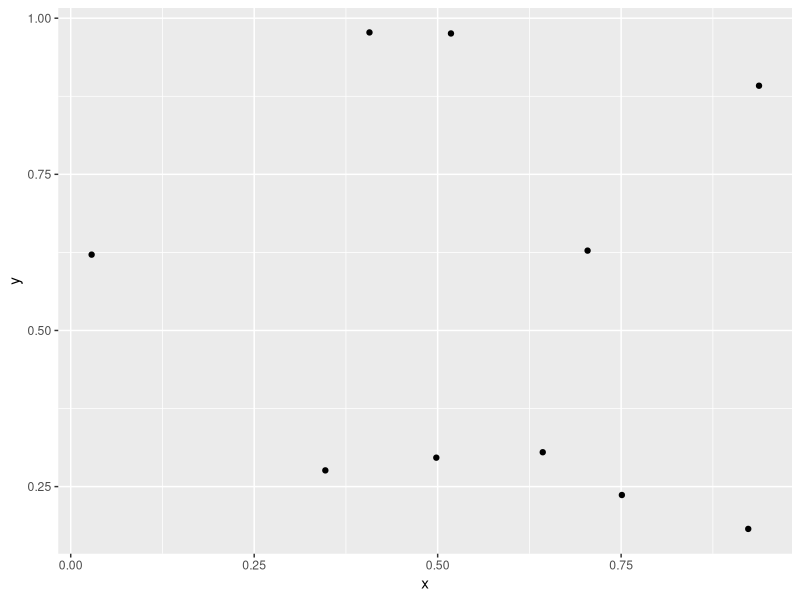
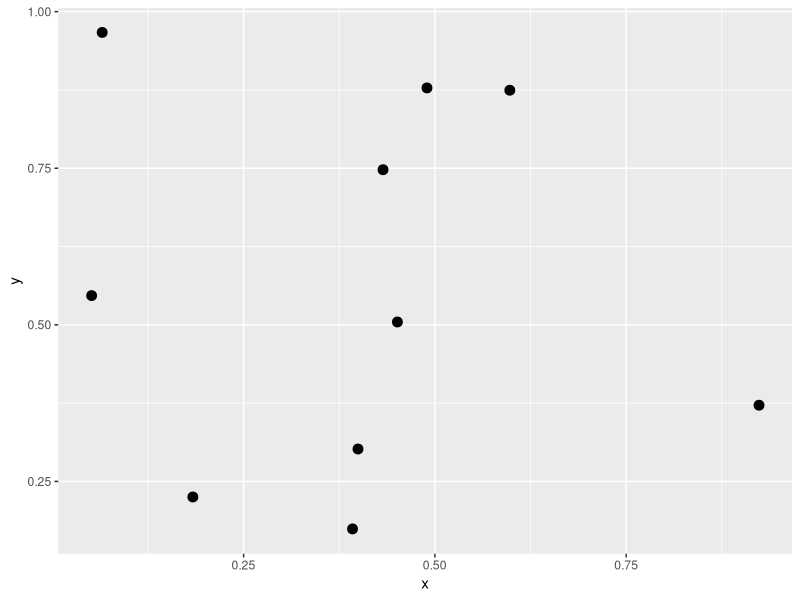
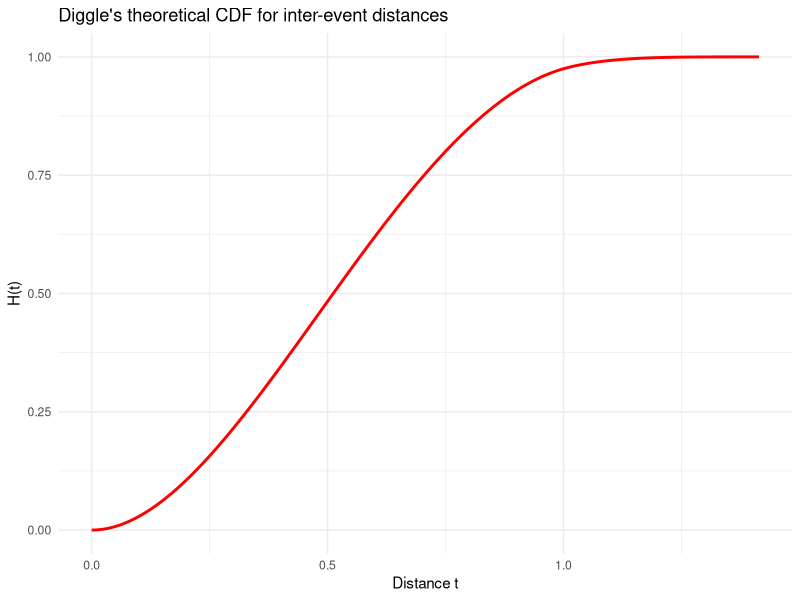
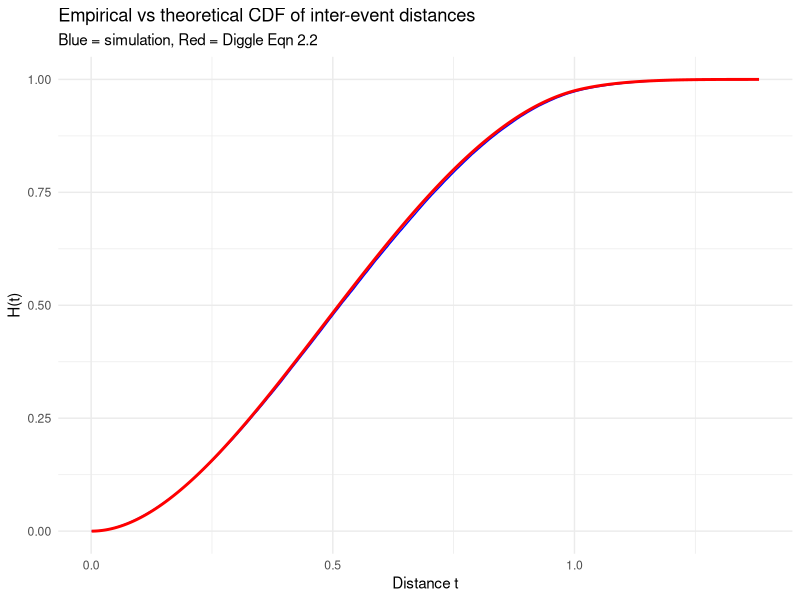
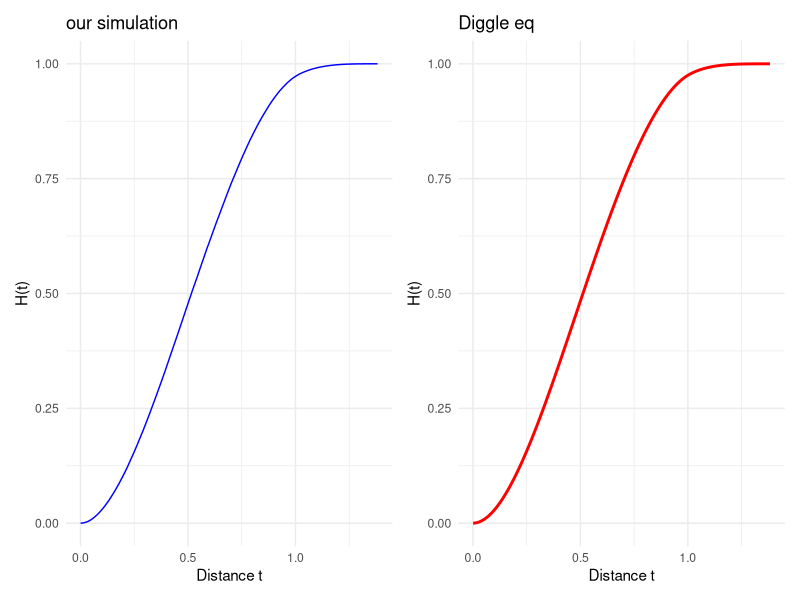
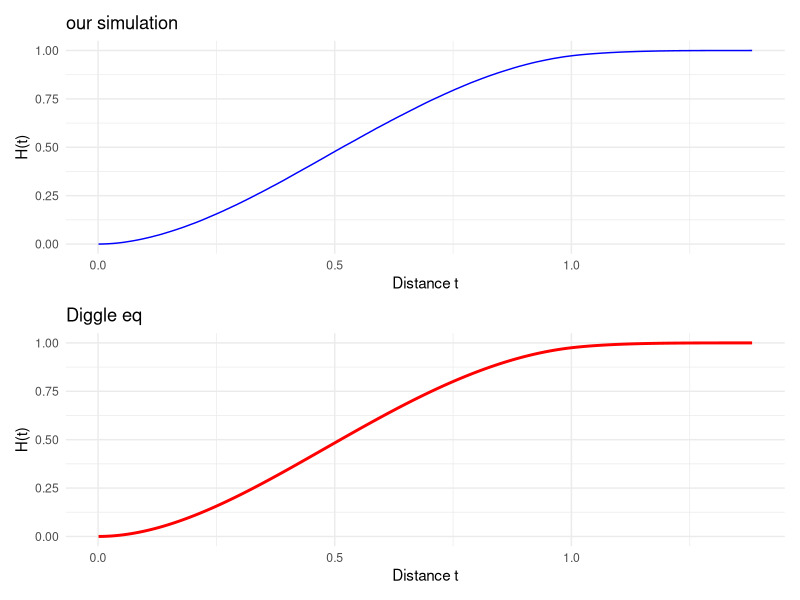

Reproduce these figures in R, in order. (Note: this script raises an error after producing the figures.)


library(tibble)
library(ggplot2)

n <- 10   

x <- runif(n, min = 0, max = 1)
y <- runif(n, min = 0, max = 1)

points <- tibble(x = x, y = y)

print(points)

ggplot(points, aes(x = x, y = y)) +
  geom_point() 


# distances 
# SHOWS a matrix form ??

distances <- dist(points)

distances
#convert to vector 
dist_vector <- as.vector(distances)
dist_vector


num_simulations <- 5

all_simulations_loop <- list()

for (i in 1:num_simulations) {
  all_simulations_loop[[i]] <- runif(n, min = 0, max = 1)}



num_simulations <- 5


all_simulations_loop <- list()

for (i in 1:num_simulations) {
  
  x <- runif(n, min = 0, max = 1)
  y <- runif(n, min = 0, max = 1)
  
  sim_points <- tibble(x = x, y = y)
  
  all_simulations_loop[[i]] <- sim_points
  
}


all_simulations_loop[[1]]

ggplot(all_simulations_loop[[1]], aes(x = x, y = y)) +
  geom_point(size = 3)



# adding list for distance
all_distances <- list()

num_simulations <- 5

for (i in 1:num_simulations) {
  
  x <- runif(n, min = 0, max = 1)
  y <- runif(n, min = 0, max = 1)
  
  sim_points <- tibble(x = x, y = y)
  

  all_simulations_loop[[i]] <- sim_points
  

  distances <- dist(sim_points)
  dist_vector <- as.vector(distances)
  all_distances[[i]] <- dist_vector
  
}
all_simulations_loop[[1]]  
all_distances[[1]]         
all_simulations_loop[[2]]  
all_distances[[2]]


############

# manual inter evrnt distance 

interevent_dist <- function(points) {
  n <- nrow(points)  
  
  # number of unique pairs is n*(n-1)/2
  num_pairs <- n * (n - 1) / 2              #for eg if 4 points then 6 distances  12 13 14 23 24 34 cant go to same point and cant repeat 
  
  # preallocate the output vector (faster than growing with c())
  d <- numeric(num_pairs) # distances vector of length n_rows
  k <- 1  # counter for which pair we're on
  
  for (i in 1:(n - 1)) {
    for (j in (i + 1):n) {
      dx <- points$x[i] - points$x[j]
      dy <- points$y[i] - points$y[j]
      d[k] <- sqrt(dx^2 + dy^2)
      k <- k + 1
    }
  }
  
  d
}

interevent_dist(points)
dist(points)

# Diggle

# --- Diggle's theoretical CDF (Eqn 2.2 for unit square) ---
diggle_cdf <- function(t) {
  H <- numeric(length(t))
  
  # First piece: 0 <= t <= 1
  i1 <- t >= 0 & t <= 1  # gives like a logical vector of true false 
  H[i1] <- pi * t[i1]^2 - 8 * t[i1]^3 / 3 + t[i1]^4 / 2 # takes only the values which is true 
  
  # Second piece: 1 < t <= sqrt(2)
  i2 <- t > 1 & t <= sqrt(2)
  tt <- t[i2]  # added for convinence 
  arg <- pmax(pmin(2 / tt^2 - 1, 1), -1)   # round off  for asin so values remain between -1 1 CAN TRY TO REMOVE ....
  H[i2] <- 1/3 - 2 * tt^2 - tt^4 / 2 +
    4 * sqrt(tt^2 - 1) * (2 * tt^2 + 1) / 3 +
    2 * tt^2 * asin(arg)
  
  # Beyond sqrt(2), CDF is 1
  H[t > sqrt(2)] <- 1
  
  H
}


# USING geom line 
# build a tibble of t-values and the corresponding H(t) values
diggle_curve <- tibble(
  t = seq(0, sqrt(2), length.out = 200),
  H = diggle_cdf(seq(0, sqrt(2), length.out = 200))
)

# then plot
ggplot(diggle_curve, aes(x = t, y = H)) +
  geom_line(colour = "red", linewidth = 1) +
  labs(title = "Diggle's theoretical CDF for inter-event distances",
       x = "Distance t",
       y = "H(t)") +
  theme_minimal()




# Pool all the distances into one big vector
pooled_distances <- unlist(all_distances)
length(pooled_distances)   # should be 50 * 100*99/2 = 247,500


unlist(all_distances)
all_distances


#####################################################
# Generate many simulated Poisson slides


set.seed(42)
n_points        <- 100   # points per slide
num_simulations <- 50    # number of slides

all_distances <- vector("list", num_simulations)   # Empty list with num_simulation slots 1-50 

for (i in 1:num_simulations) {
  pts <- tibble(x = runif(n_points, 0, 1),     # points tiblle containg x and y 
                y = runif(n_points, 0, 1))
  all_distances[[i]] <- as.vector(dist(pts))    # Note [[i]] are how we access the individual element otherwise [] will give a sublist 
}

# Pool all the distances into one big vector
pooled_distances <- unlist(all_distances)
length(pooled_distances)   # should be 50 * 100*99/2 = 247,500



# Build empirical CDF and pair it with theoretical

# tibble contaiing x distances y empericala nd theoretical values 
comparison <- tibble( 
  distance    = sort(pooled_distances),
  empirical   = (1:length(pooled_distances)) / length(pooled_distances)
)
comparison$theoretical <- diggle_cdf(comparison$distance)


ggplot(comparison, aes(x = distance)) +
  geom_step(aes(y = empirical),   colour = "blue") +
  geom_line(aes(y = theoretical), colour = "red", linewidth = 1) +
  labs(title    = "Empirical vs theoretical CDF of inter-event distances",
       subtitle = "Blue = simulation, Red = Diggle Eqn 2.2",
       x        = "Distance t",
       y        = "H(t)") +
  theme_minimal()

# OR PLOTTING DIFFERENT IN SAME WINDOW 
library(patchwork)

p1 <- ggplot(comparison, aes(x = distance, y = empirical)) +
  geom_step(colour = "blue") +
  labs(title = "our simulation",
       x = "Distance t", y = "H(t)") +
  theme_minimal()

p2 <- ggplot(comparison, aes(x = distance, y = theoretical)) +
  geom_line(colour = "red", linewidth = 1) +
  labs(title = "Diggle eq ",
       x = "Distance t", y = "H(t)") +
  theme_minimal()

# side by side
p1 + p2

# or stacked vertically
p1 / p2




# NEAREST NEIGHBOUR 
# Compute nearest-neighbour distances for each slide


# Manual version (the by-hand approach, for demonstration)
nn_dist_by_hand <- function(points) {
  n <- nrow(points)  # total points 
  nn <- numeric(n)   # vector of size total points
  for (i in 1:n) {
    min_d <- Inf
    for (j in 1:n) {
      if (i != j) {   # skip the point comapring to itself 
        dx <- points$x[i] - points$x[j]
        dy <- points$y[i] - points$y[j]
        d  <- sqrt(dx^2 + dy^2)
        if (d < min_d) min_d <- d  #If the distance we just computed is smaller than the smallest we've seen so far, update min_d. Otherwise leave it alone.
      }
    }
    nn[i] <- min_d
  }
  nn
}
#############
# Built in function spatstat 
#library(spatstat)

# Your points as a tibble
#pts <- tibble(x = runif(10), y = runif(10))

# Get nearest-neighbour distances
#nn_spatstat <- nndist(pts$x, pts$y)

#######################

#  Run many simulations and pool NN distances


set.seed(42)
n_points        <- 100
num_simulations <- 50

all_nn <- vector("list", num_simulations)

for (i in 1:num_simulations) {
  pts <- tibble(x = runif(n_points, 0, 1),
                y = runif(n_points, 0, 1))
  all_nn[[i]] <- nn_dist_fast(pts)
}

pooled_nn <- unlist(all_nn)
length(pooled_nn)   # should be num_simulations * n_points = 5000



# Diggle's theoretical CDF for NN distances (Eqn 2.8)


# G(y) = 1 - exp(-lambda * pi * y^2)
# For a unit square with n points, lambda = n / 1 = n
diggle_nn_cdf <- function(y, n) {
  1 - exp(-n * pi * y^2)
}

# Quick sanity checks
diggle_nn_cdf(0, n_points)       # should be 0
diggle_nn_cdf(0.2, n_points)     # should be close to 1 (for n = 100)
# --- Theoretical density (derivative of G) ---



# Build empirical CDF and compare


nn_comparison <- tibble(
  distance    = sort(pooled_nn),
  empirical   = (1:length(pooled_nn)) / length(pooled_nn)
)
nn_comparison$theoretical <- diggle_nn_cdf(nn_comparison$distance, n_points)



# Plot empirical vs theoretical


ggplot(nn_comparison, aes(x = distance)) +
  geom_step(aes(y = empirical),   colour = "blue") +
  geom_line(aes(y = theoretical), colour = "red", linewidth = 1) +
  labs(title    = "Empirical vs theoretical CDF of nearest-neighbour distances",
       subtitle = "Blue = simulation, Red = Diggle Eqn 2.8",
       x        = "Nearest-neighbour distance y",
       y        = "G(y)") +
  theme_minimal()



# MANUAL NEAREST NEIGHBOUR 

library(tibble)
library(ggplot2)

#  Manual nearest-neighbour distance calculation 
nn_dist_by_hand <- function(points) {
  n <- nrow(points)
  nn <- numeric(n)   # preallocate: one NN distance per point
  
  for (i in 1:n) {
    min_d <- Inf   # start with "infinity" so any real distance beats it
    
    for (j in 1:n) {
      if (i != j) {   # skip comparing a point to itself
        dx <- points$x[i] - points$x[j]
        dy <- points$y[i] - points$y[j]
        d  <- sqrt(dx^2 + dy^2)
        
        if (d < min_d) min_d <- d   # keep track of smallest so far
      }
    }
    
    nn[i] <- min_d   # store the nearest-neighbour distance for point i
  }
  
  nn
}


demo_points <- tibble(x = runif(5), y = runif(5))
print(demo_points)

nn_demo <- nn_dist_by_hand(demo_points)
print(nn_demo)


# Fast version using dist() for comparison
nn_dist_fast <- function(points) {
  dmat <- as.matrix(dist(points))
  diag(dmat) <- Inf
  apply(dmat, 1, min)
}

# Verify the two agree
set.seed(1)
check_pts <- tibble(x = runif(20), y = runif(20))

manual_result <- nn_dist_by_hand(check_pts)
fast_result   <- nn_dist_fast(check_pts)

all(abs(manual_result - fast_result) < 1e-10)   # should be TRUE

set.seed(42)
n_points        <- 100
num_simulations <- 50

all_nn <- vector("list", num_simulations)

for (i in 1:num_simulations) {
  pts <- tibble(x = runif(n_points, 0, 1),
                y = runif(n_points, 0, 1))
  all_nn[[i]] <- nn_dist_fast(pts)   # using the fast version for speed
}

pooled_nn <- unlist(all_nn)
length(pooled_nn)   # should be 50 * 100 = 5000

ggplot(tibble(nn = pooled_nn), aes(x = nn)) +
  geom_histogram(aes(y = after_stat(density)),
                 bins = 40, fill = "lightblue", colour = "black") +
  labs(title = "Empirical nearest-neighbour distances (simulation only)",
       x = "Nearest-neighbour distance y",
       y = "Density") +
  theme_minimal()


########################################

#add the markers
#  Generate one slide with both targets and markers

n_targets <- 200   #  targets 
n_markers <- 100    #  markers

targets <- tibble(x = runif(n_targets, 0, 1),
                  y = runif(n_targets, 0, 1),
                  type = "target")

markers <- tibble(x = runif(n_markers, 0, 1),
                  y = runif(n_markers, 0, 1),
                  type = "marker")

slide <- rbind(targets, markers)

#  Plot both together 
ggplot(slide, aes(x, y, colour = type, shape = type, size = type)) +
  geom_point() +
  scale_colour_manual(values = c(target = "grey50", marker = "orange")) +
  scale_shape_manual(values = c(target = 16, marker = 18)) +   # shape 
  scale_size_manual(values = c(target = 1.5, marker = 3)) +
  coord_equal() +
  theme_minimal() +
  labs(title = "A simulated slide with targets and markers",
       x = "x", y = "y")

###########################

#ALTERNATIVE METHOD IMPLementation
library(tibble)
library(ggplot2)

#  a slide with targets and markers ---
set.seed(42)
n_targets <- 2000
n_markers <- 1000

targets <- tibble(x = runif(n_targets, 0, 1),
                  y = runif(n_targets, 0, 1),
                  type = "target")
markers <- tibble(x = runif(n_markers, 0, 1),
                  y = runif(n_markers, 0, 1),
                  type = "marker")
slide <- rbind(targets, markers)

#  fix a dimension of the window 
strip_height <- 0.05

#  the stopping condition 
target_n_markers <- 10

#the window grows from x = 0 rightward 
#    We find the x-coordinate where the 10th marker sits within the strip.
#    That's the rightmost edge of the final window.

# Keep only markers inside the strip height
markers_in_strip <- markers[markers$y <= strip_height, ]    #Filter the particles to the strip height

# Sort them left to right
markers_in_strip <- markers_in_strip[order(markers_in_strip$x), ] # sort the filtered particles 

#  handle "not enough markers" case 
if (nrow(markers_in_strip) < target_n_markers) {                                 # if for eg count is 7 and we needed to stop at 10 not enough so change parameters 
  stop("Strip did not contain enough markers to reach the stopping threshold. ",
       "Increase n_markers or strip_height.")
}

# The x-coordinate of the 10th marker is where the window stops growing
x_end <- markers_in_strip$x[target_n_markers]      

#  count everything inside the final window 
in_window <- slide$y <= strip_height & slide$x <= x_end    # particles where the slide is less than strip and the slide is less than the strip end 

x_count <- sum(slide$type == "target" & in_window)
n_count <- sum(slide$type == "marker" & in_window)

# Sanity check — n_count should exactly equal the stopping threshold
stopifnot(n_count == target_n_markers)

#  plug into the concentration formula 
N1 <- 1000   # known marker dose
Y1 <- 1      # no tablet scaling for unit square
V  <- 1      # unit volume

c_est <- (x_count * N1 * Y1) / (n_count * V)



results <- tibble(
  quantity = c("Window height",
               "Window length",
               "Targets counted",
               "Markers counted",
               "Concentration estimate",
               "True concentration"),
  value    = c(strip_height,
               round(x_end, 4),
               x_count,
               n_count,
               c_est,
               n_targets / V)
)

print(results)


#####################

# THE LOOP 


library(tibble)

n_targets        <- 2000
n_markers        <- 1000
strip_height     <- 0.05
target_n_markers <- 10
N1 <- 1000
Y1 <- 1
V  <- 1
num_slides <- 1000

estimates   <- numeric(num_slides) # concentrstion estimates 
x_counts    <- numeric(num_slides) # fossils count 
n_counts    <- numeric(num_slides) # markers count 

set.seed(42)

for (s in 1:num_slides) {
  # new slide 
  targets <- tibble(x = runif(n_targets, 0, 1),
                    y = runif(n_targets, 0, 1),
                    type = "target")
  markers <- tibble(x = runif(n_markers, 0, 1),
                    y = runif(n_markers, 0, 1),
                    type = "marker")
  slide <- rbind(targets, markers)
  # finding the stopping marker 
  markers_in_strip <- markers[markers$y <= strip_height, ]
  markers_in_strip <- markers_in_strip[order(markers_in_strip$x), ]
  # if the slide doesnt have enough markers in the strip then we store na values and skip the slide
  if (nrow(markers_in_strip) < target_n_markers) {
    estimates[s] <- NA
    x_counts[s]  <- NA
    n_counts[s]  <- NA
    next
  }
  
  x_end <- markers_in_strip$x[target_n_markers]
  
  in_window <- slide$y <= strip_height & slide$x <= x_end
  x_count   <- sum(slide$type == "target" & in_window)
  n_count   <- sum(slide$type == "marker" & in_window)
  # save results to the slide s 
  estimates[s] <- (x_count * N1 * Y1) / (n_count * V)
  x_counts[s]  <- x_count
  n_counts[s]  <- n_count
}


# AFTER THE LOOP — compute both errors and compare

# true concentration 
true_concentration <- n_targets / V   # 2000

# The ACTUAL error (measured from the simulation)
empirical_mean <- mean(estimates, na.rm = TRUE)
empirical_sd   <- sd(estimates, na.rm = TRUE)
empirical_cv   <- 100 * empirical_sd / empirical_mean

# The PREDICTED error (from the Mays formula)
mean_x <- mean(x_counts, na.rm = TRUE)   # average fossils counted
mean_n <- target_n_markers                # always 10
s1P    <- 0                               # tablet error OFF for now

T_term <- s1P / sqrt(N1)                  # tablet variability
F_term <- sqrt(mean_x) / mean_x           # fossil counting noise
M_term <- sqrt(mean_n) / mean_n           # marker counting noise

predicted_cv <- 100 * sqrt(T_term^2 + F_term^2 + M_term^2)

# Accuracy check: is the mean close to the truth? 
relative_error <- 100 * (empirical_mean - true_concentration) / true_concentration

# Put everything in a tibble 
checks <- tibble(
  quantity = c("True concentration",
               "Mean of 1000 estimates",
               "Relative error of mean (%)",
               "Empirical CV (%)",
               "Predicted CV from Mays formula (%)",
               "Agreement between CVs (%)"),
  value    = c(true_concentration,
               round(empirical_mean, 1),
               round(relative_error, 3),
               round(empirical_cv, 1),
               round(predicted_cv, 1),
               round(abs(empirical_cv - predicted_cv), 1))
)

print(checks)




##############################

#  + Jensen's comparison


library(tibble)

n_targets        <- 2000
n_markers        <- 1000
strip_height     <- 0.05
target_n_markers <- 10
N1 <- 1000
Y1 <- 1
V  <- 1
num_slides <- 1000

estimates <- numeric(num_slides)
x_counts  <- numeric(num_slides)
n_counts  <- numeric(num_slides)

set.seed(42)

for (s in 1:num_slides) {
  
  targets <- tibble(x = runif(n_targets, 0, 1),
                    y = runif(n_targets, 0, 1),
                    type = "target")
  markers <- tibble(x = runif(n_markers, 0, 1),
                    y = runif(n_markers, 0, 1),
                    type = "marker")
  slide <- rbind(targets, markers)
  
  markers_in_strip <- markers[markers$y <= strip_height, ]
  markers_in_strip <- markers_in_strip[order(markers_in_strip$x), ]
  
  if (nrow(markers_in_strip) < target_n_markers) {
    estimates[s] <- NA
    x_counts[s]  <- NA
    n_counts[s]  <- NA
    next
  }
  
  x_end <- markers_in_strip$x[target_n_markers]
  
  in_window <- slide$y <= strip_height & slide$x <= x_end
  x_count   <- sum(slide$type == "target" & in_window)
  n_count   <- sum(slide$type == "marker" & in_window)
  
  estimates[s] <- (x_count * N1 * Y1) / (n_count * V)
  x_counts[s]  <- x_count
  n_counts[s]  <- n_count
}


# ANALYSIS


true_concentration <- n_targets / V

# Two ways to compute the mean  
naive_mean  <- mean(estimates, na.rm = TRUE)
jensen_mean <- (mean(x_counts, na.rm = TRUE) * N1 * Y1) /       # jensens 
  (mean(n_counts, na.rm = TRUE) * V)

#  Accuracy 
relative_error_naive  <- 100 * (naive_mean - true_concentration) / true_concentration
relative_error_jensen <- 100 * (jensen_mean - true_concentration) / true_concentration

# Precision: empirical vs predicted 
empirical_sd <- sd(estimates, na.rm = TRUE)
empirical_cv <- 100 * empirical_sd / naive_mean

mean_x <- mean(x_counts, na.rm = TRUE)
mean_n <- target_n_markers
s1P    <- 0

predicted_cv <- 100 * sqrt(
  (s1P / sqrt(N1))^2 +
    (sqrt(mean_x) / mean_x)^2 +
    (sqrt(mean_n) / mean_n)^2
)

#  True SE (Anthony's method: from deviations around truth) 
true_se <- sqrt(sum((estimates - true_concentration)^2, na.rm = TRUE) / 
                  (sum(!is.na(estimates)) - 1))
true_cv <- 100 * true_se / true_concentration

# Results 
results <- tibble(
  quantity = c("True concentration",
               "Naive mean (mean of ratios)",
               "Jensen-corrected mean (ratio of means)",
               "Relative error - naive (%)",
               "Relative error - corrected (%)",
               "Empirical CV (%)",
               "Predicted CV - Mays formula (%)",
               "True CV - deviations from truth (%)",
               "CV agreement (empirical vs predicted)"),
  value    = c(true_concentration,
               round(naive_mean, 1),
               round(jensen_mean, 1),
               round(relative_error_naive, 3),
               round(relative_error_jensen, 3),
               round(empirical_cv, 1),
               round(predicted_cv, 1),
               round(true_cv, 1),
               paste0(round(abs(empirical_cv - predicted_cv), 1), " pct points"))
)

print(results)
